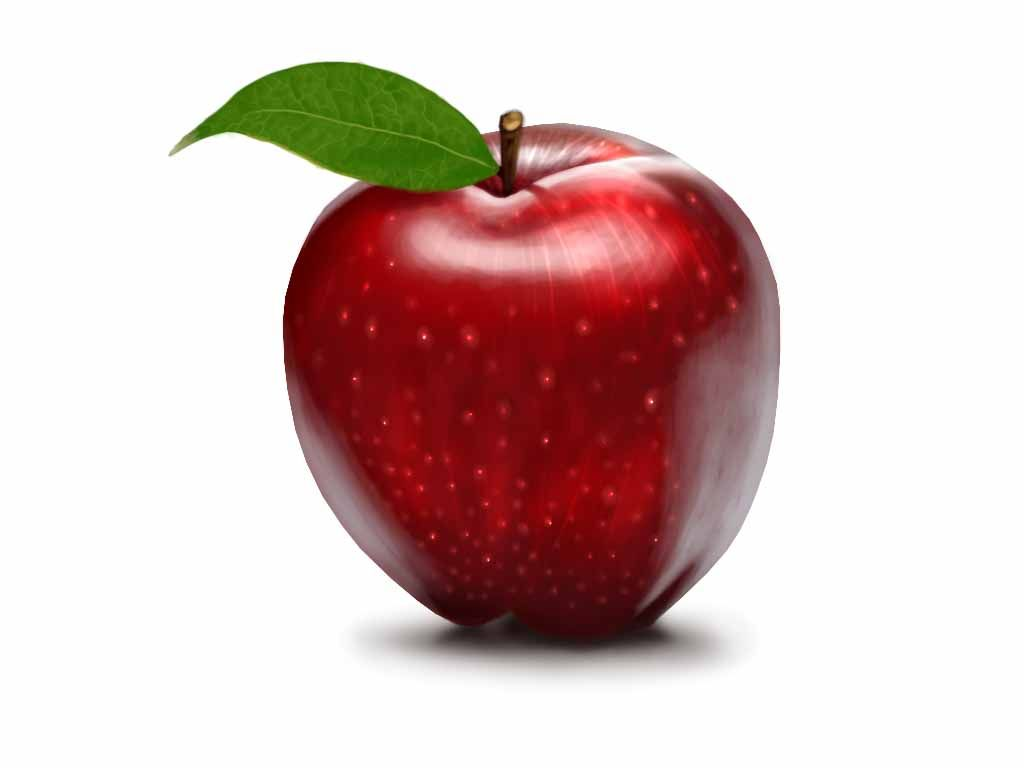
#> input picture apple.jpg, 1024 x 768 px
$ python flipclass_room_activity_21BCE11159.py
#> lines starting #> are read from the running program, lines starting #| are printed output that depends on the picture; after the words box and inside, x2 and y2 are one past the last pixel; in counts of white or black regions, pixels touching at a corner belong together
import cv2

img = cv2.imread("apple.jpg")
#> img is the input picture: shape (768, 1024, 3); mean B, G, R 191.4, 193.8, 216.5
rows,cols=img.shape[:2]
#> rows = 768; cols = 1024
img=cv2.resize(img,(int(0.7*cols),int(0.8*rows)))
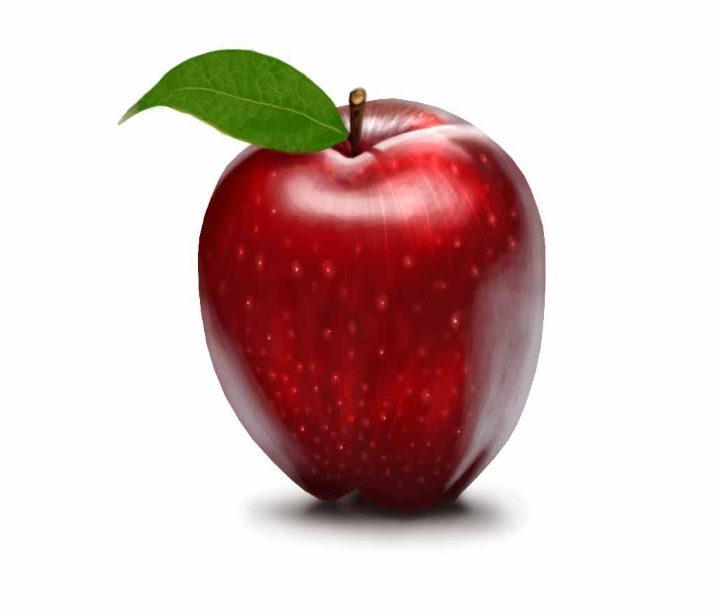
#> img: shape (614, 716, 3); mean B, G, R 191.4, 193.7, 216.5

t_lower = 100 # Lower Threshold
t_upper = 200 # Upper threshold
aperture_size = 5 # Aperture size
L2Gradient = True # Boolean

# Applying the Canny Edge filter with L2Gradient = True
edge = cv2.Canny(img, t_lower, t_upper, L2gradient = L2Gradient )
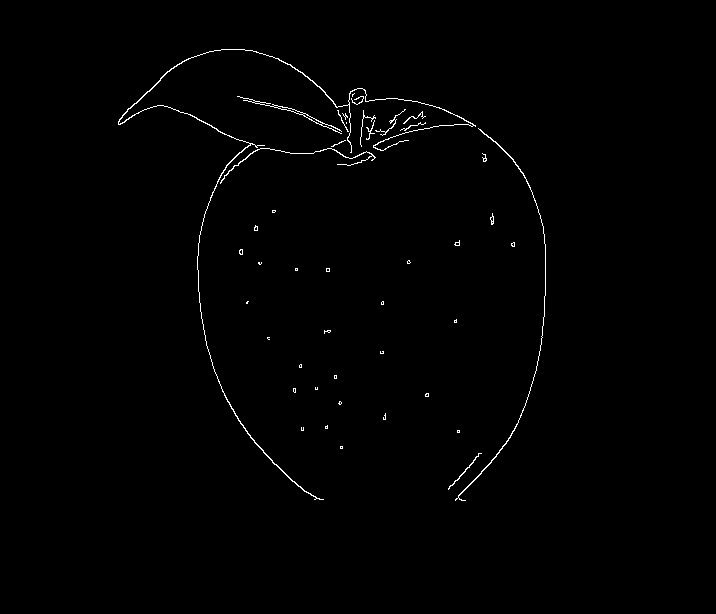
#> edge: shape (614, 716); 0.7% white in thin lines or dots, all inside (x1, y1, x2, y2) = (118, 49, 546, 501)

cv2.imshow('original', img)
cv2.imshow('edge', edge)
cv2.waitKey(0)
cv2.destroyAllWindows()
